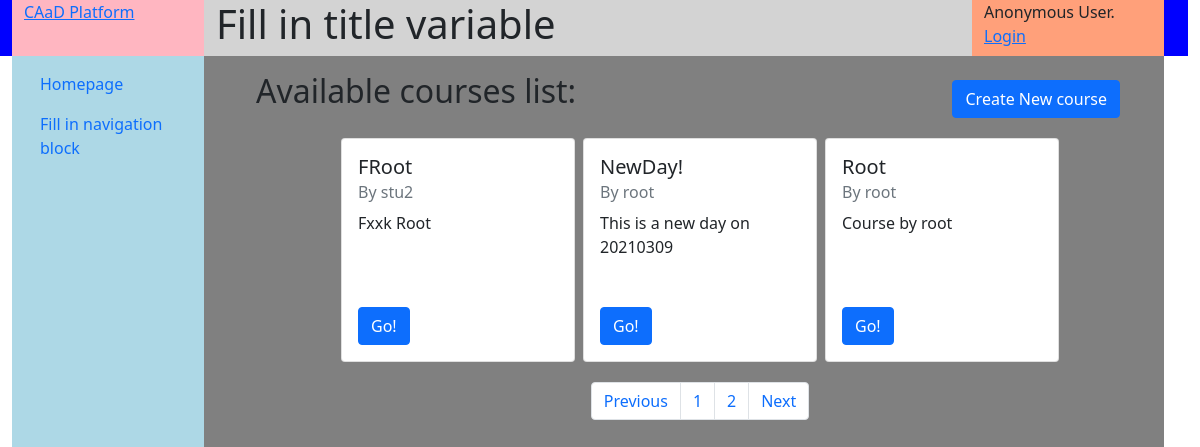
The page /courses/?page=2 on the database as committed earlier.
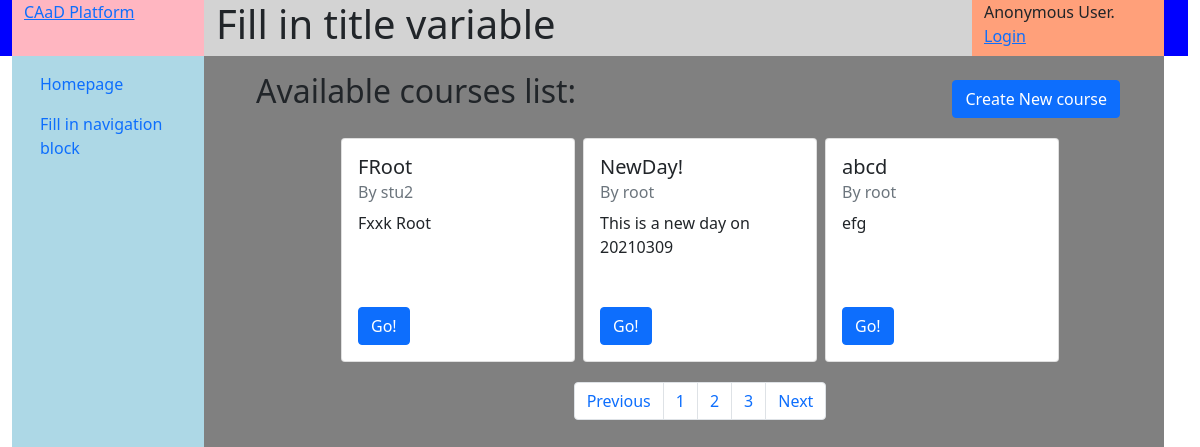
The same page on the database as committed later.
### courses/models.py (models this page shows, shortened)
class Course(models.Model):
    name = models.CharField('course name', max_length=32)
    password = models.CharField('joining password', max_length=8)
    description = models.CharField('description', max_length=512)
    is_open = models.BooleanField("Is open to all", default=True)
    create_date = models.DateTimeField('date created up', default=now())
    creator = models.ForeignKey(User, on_delete=models.CASCADE)

### courses/views.py (the view)
# urls.py: path('', views.IndexListView.as_view(), name='course_list'),
class IndexListView(ListView):
    queryset = Course.objects.order_by('name').all()
    paginate_by = 3
    context_object_name = "course_list"
    template_name = "courses/index.html"

### templates/courses/index.html
{% extends 'generics/base.html' %}
{% block content %}
<div class="list_courses m-3">
<div class="container-fluid row">
    <h2 class="col-7">Available courses list:</h2>
    <div class="create_course col-5 d-flex justify-content-end align-items-end ">
        <a href="{% url "courses:course_create" %}" class="btn btn-primary text-wrap">
            Create New course
        </a>
    </div>
</div>
<div class="row">
    {% if course_list %}
        <div class="d-flex justify-content-center mt-3">
            {% for course in course_list %}
            <div class="card col-3 m-1">
            <div class="card-body">
                <h5 class="card-title">{{ course.name }}</h5>
                <h6 class="card-subtitle mb-2 text-muted">By {{ course.creator.username }}</h6>
                <p class="card-text" style="height: 5rem;">{{ course.description }}</p>
                <a href="{% url 'courses:course_homepage' course.pk %}" class="btn btn-primary">Go!</a>
            </div>
            </div>
        {% endfor %}
        </div>
    {% else %}
    <h3>N/A</h3>
    {% endif %}
</div>
{% if page_obj %}
<nav aria-label="Page navigation example">
  <ul class="pagination d-flex justify-content-center m-3">
    {% if page_obj.has_previous %}
        <li class="page-item"><a class="page-link" href="?page={{ page_obj.previous_page_number }}">Previous</a></li>
        {% else %}
        <li class="page-item"><a class="page-link disabled" href="#" disabled>Previous</a></li>
    {% endif %}
    {% for object in page_obj.paginator.page_range %}
        <li class="page-item">
            <a class="page-link" href="?page={{ forloop.counter }}">{{ forloop.counter }}</a>
        </li>
    {% endfor %}
    {% if page_obj.has_next %}
        <li class="page-item"><a class="page-link" href="?page={{ page_obj.next_page_number }}">Next</a></li>
        {% else %}
        <li class="page-item"><a class="page-link disabled" href="#" disabled>Next</a></li>
    {% endif %}
  </ul>
</nav>
{% endif %}
</div>
{% endblock content %}

### templates/generics/base.html (shortened to what this page needs)
{% load static %}
<!DOCTYPE html>
<html>
    <head>
        <link href="https://cdn.bootcdn.net/ajax/libs/twitter-bootstrap/5.0.0-beta2/css/bootstrap.min.css" rel="stylesheet">
        <link rel="stylesheet" href="{% static 'css/base.css' %}">
    </head>
    <body>
<div id="header" class="header container-fluid row">
    <div class="logo col-sm-2 center">
        <a href="{% url 'home' %}">CAaD Platform</a>
    </div>
        <div class="title col-sm-8">
            <h1>{{ title | default:"Fill in title variable" }}<h1>
        </div>
    <div class="user col-sm-2">
        {% block status %}
            {% if user.is_authenticated %}
            Hello
            <a href="{% url 'users:profile' user.username %}">
            {{ user.username }}
            </a>
            . <a href="{% url 'users:logout_view' %}">Logout</a>
            {% else %}
            Anonymous User. <a href="{% url 'users:login' %}">Login</a>
            {% endif %}
        {% endblock status %}
    </div>
</div>
<div id="body" class="container-fluid row">
    <div class="navi col-sm-2 flex-fill">
    <nav class="navbar navbar-default" role="navigation">
        <ul class="nav nav-pills flex-column">
            <li class="nav-item">
                <a class="nav-link" href='{% url "home" %}'>Homepage</a>
            </li>
            {% block navigation %}
            <li class="nav-item">
                <a class="nav-link" href='{% url "home" %}'>Fill in navigation block</a>
            </li>
            {% endblock %}
        </ul>
    </nav>
    </div>
    <div class="content col-sm-10 container">
    <div class="row align-items-center">
        {% block content%}{% endblock %}
    </div>
    </div>
</div>
    </body>
</html>

### statics/css/base.css (style rules this page uses)
.header { background-color: blue; }
.logo { background-color: lightpink; }
.user { background-color: lightsalmon; }
.title { background-color: lightgray; }
#body { min-height: 90vh; }
.navi { background-color: lightblue; }
.content { background-color: gray; border-top: 10px; }

Rows that differ between the two databases and show on the page:
removed Course: name "Root", creator.username "root", description "Course by root"
added Course: name "abcd", creator.username "root", description "efg"
Other text that changed with them:
new list line: "3"
